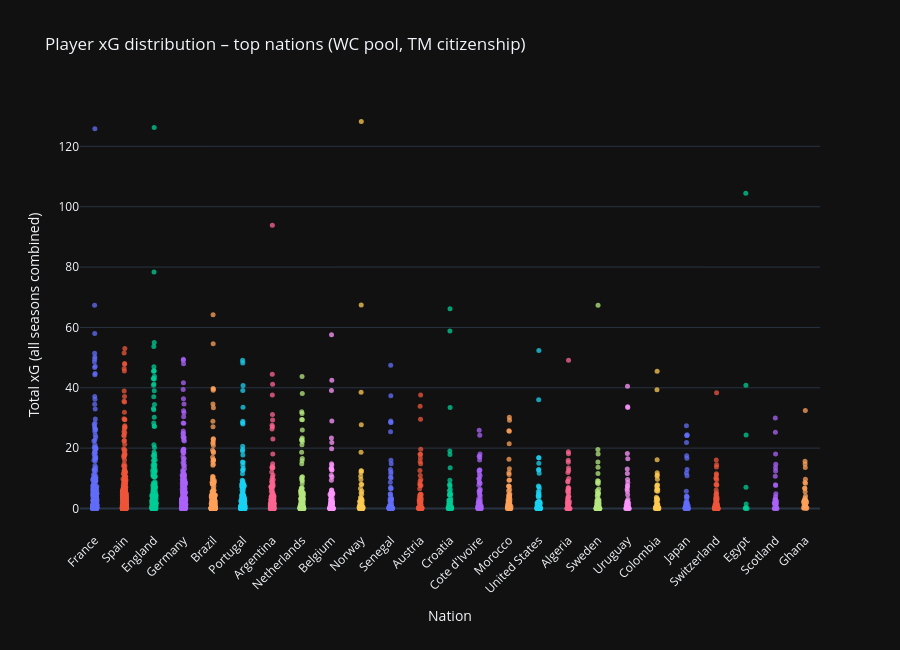

Here is the notebook cell this chart was saved with:
### Markdown cell above
## Chart 2 – Player xG distribution (Top 25 Nations)
Strip plot of each player’s total xG, faceted by nation order (same as `data_visuals.ipynb`).

### Code cell
_k25 = min(25, len(nation_df))
top25_nation_list = nation_df.head(_k25)["nation"].tolist()
bubble_df = player_df[player_df["nation"].isin(top25_nation_list)].copy()
nation_order = nation_df[nation_df["nation"].isin(top25_nation_list)]["nation"].tolist()

fig2 = px.strip(
    bubble_df,
    x="nation",
    y="total_xg",
    color="nation",
    hover_name="player",
    hover_data={
        "total_xg": ":.1f",
        "total_goals": True,
        "total_assists": True,
        "total_shots": True,
        "total_minutes": True,
        "seasons": True,
        "nation": False,
    },
    labels={
        "total_xg": "Total xG",
        "nation": "Nation",
        "total_goals": "Goals",
        "total_assists": "Assists",
        "total_shots": "Shots",
        "total_minutes": "Minutes",
        "seasons": "Seasons",
    },
    category_orders={"nation": nation_order},
    title="Player xG distribution – top nations (WC pool, TM citizenship)",
    height=650,
    template="plotly_dark",
)

fig2.update_traces(marker=dict(size=5, opacity=0.75))
fig2.update_layout(
    showlegend=False,
    xaxis=dict(tickangle=-45),
    yaxis_title="Total xG (all seasons combined)",
    margin=dict(b=120),
)

fig2.show()
